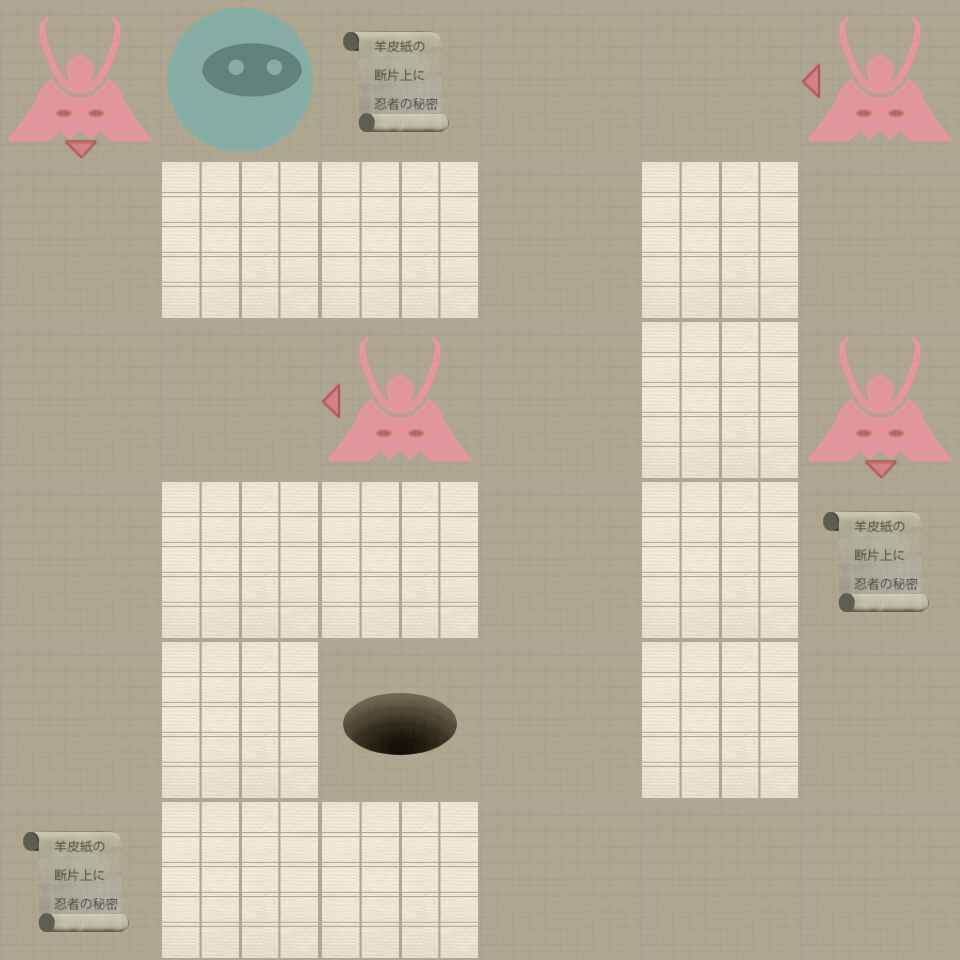

Rendered tile map (Tiled .tmx) drawn with the repository's tilesets; below, a short description and the map source with its tile grids summarised:
An orthogonal 6x6 tile map with 160x160 px tiles, 2 tile layers (Level, Actors).

<map version="1.0" orientation="orthogonal" width="6" height="6" tilewidth="160" tileheight="160">
 <properties>
  <property name="moves" value="9" />
 </properties>
 <tileset firstgid="1" name="tiles" tilewidth="160" tileheight="160" spacing="2" margin="2">
  <image source="tiles-ipadhd.png" width="1024" height="1024" />
  <tile id="0">
   <properties>
    <property name="actor" value="exit" />
   </properties>
  </tile>
  <tile id="2">
   <properties>
    <property name="actor" value="guard" />
    <property name="direction" value="down" />
   </properties>
  </tile>
  <tile id="3">
   <properties>
    <property name="actor" value="guard" />
    <property name="direction" value="left" />
   </properties>
  </tile>
  <tile id="4">
   <properties>
    <property name="actor" value="guard" />
    <property name="direction" value="right" />
   </properties>
  </tile>
  <tile id="5">
   <properties>
    <property name="actor" value="guard" />
    <property name="direction" value="up" />
   </properties>
  </tile>
  <tile id="7">
   <properties>
    <property name="actor" value="player" />
   </properties>
  </tile>
  <tile id="8">
   <properties>
    <property name="actor" value="scroll" />
   </properties>
  </tile>
  <tile id="9">
   <properties>
    <property name="wall" value="1" />
   </properties>
  </tile>
 </tileset>
 <layer name="Level" width="6" height="6">
  <data>[36 cells, 36 non-empty, 2 distinct tile ids]</data>
 </layer>
 <layer name="Actors" width="6" height="6">
  <data>[36 cells, 11 non-empty, 7 distinct tile ids]</data>
 </layer>
</map>
